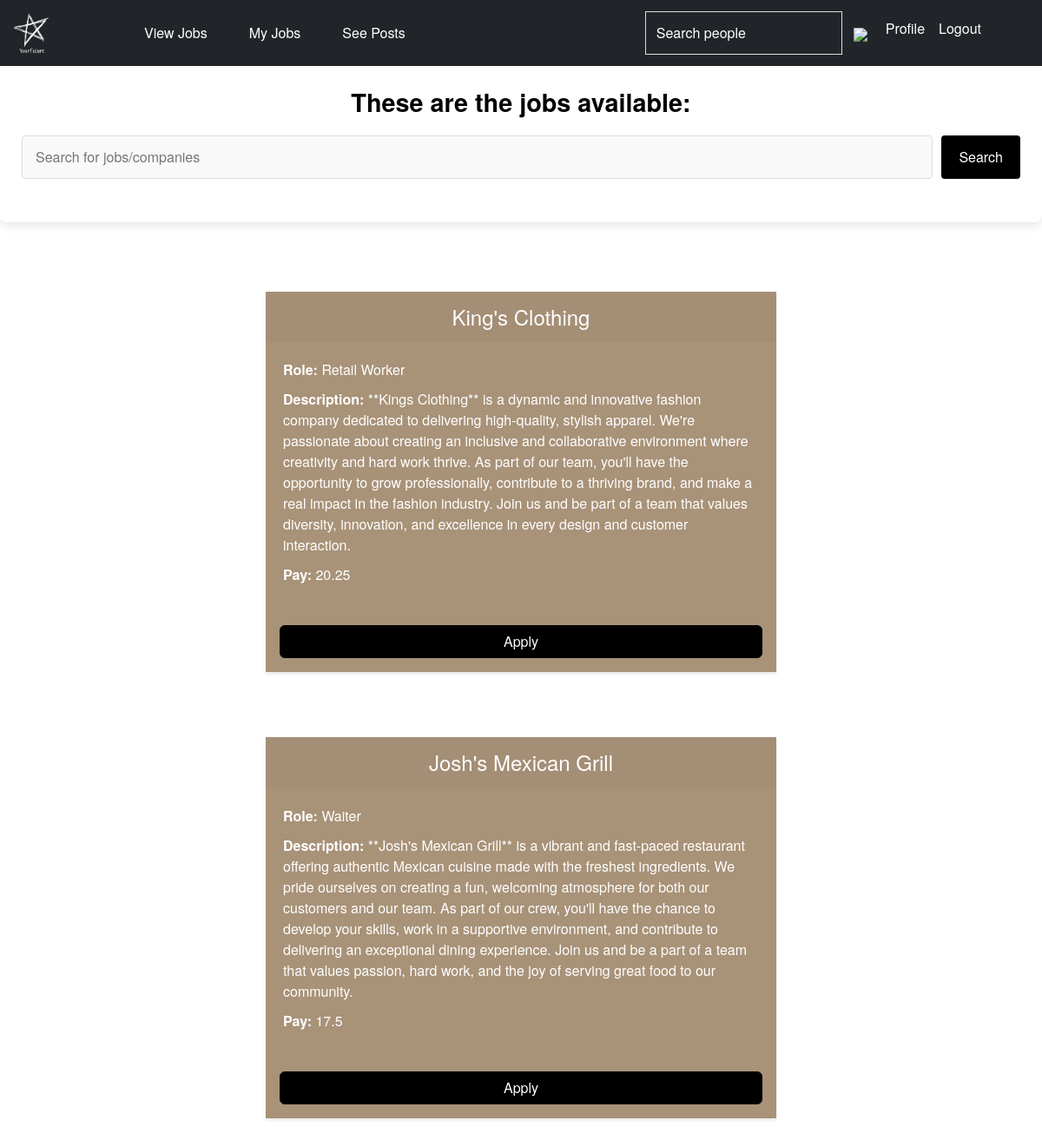
The app's page /viewjobs (signed in) with its own data.
### tables this page shows
CREATE TABLE "jobs" (
	"id"	INTEGER NOT NULL UNIQUE,
	"company"	TEXT NOT NULL,
	"company_role"	TEXT NOT NULL,
	"pay"	NUMERIC NOT NULL,
	"status"	TEXT,
	"added_by"	INTEGER NOT NULL,
	"Description"	TEXT NOT NULL,
	PRIMARY KEY("id" AUTOINCREMENT)
);

### blueprints/jobs.py (the view, shortened to what this page needs)
@login_required #decorater which requires user to be logged in to view
@jobs_bp.route('/viewjobs', methods = ["GET", "POST"])
def view_jobs():
    conn = get_db()
    cursor1 = conn.cursor()#cursor 1 interacts with the jobs table
    cursor2 = conn.cursor()#cursor 2 interacts with the intrested_jobs table
    interested_jobs_cursor = cursor2.execute("SELECT * FROM intrested_jobs WHERE user_id = ?", (session["user_id"], ))
    interested_jobs = []
    for interested_job in interested_jobs_cursor:
        interested_jobs.append(interested_job["job_id"])
    jobs = cursor1.execute("SELECT * FROM jobs WHERE status = ?",("approved",))
    portfolio = []
    for job in jobs:
        id = job["id"]
        check  = id in interested_jobs
        if not check:
            portfolio.append({"company":job["company"], "id":job["id"],"company_role":job["company_role"],"pay":job["pay"], "Description": job["Description"]})
    conn.close()
    return render_template('userview_jobs.html', portfolio=portfolio)

### db.py (called while the page is built)
def get_db():
    if not hasattr(g, 'sqlite_db'):
        g.sqlite_db = sqlite3.connect(Config.DATABASE, check_same_thread=False, timeout=10)
        g.sqlite_db.row_factory = sqlite3.Row
    return g.sqlite_db

### templates/userview_jobs.html (shortened to what this page needs)
{% extends "layout.html" %}
{% block main %}
<div class="custom-welcome">
    <h2>These are the jobs available:</h2>
    <div class="search-container">
        <form action="/search" method="GET">
            <input type="text" name="query" placeholder="Search for jobs/companies" required>
            <button type="submit">Search</button>
        </form>
    </div>
</div>
{% for job in portfolio %}
<div class="row justify-content-center">
    <div class="col-md-6 col-lg-6">
        <div class="card">
            <div class="card-header">
                <h2 class="text-center">{{ job.company }}</h2>
            </div>
            <div class="job">
                <p><strong>Role:</strong> {{ job.company_role }}</p>
                <p><strong>Description:</strong> {{ job.Description }}</p>
                <p><strong>Pay:</strong> {{ job.pay }}</p>
            </div>
            <button type="button" class="btn btn-primary m-3" data-bs-toggle="modal" data-bs-target="#addJobModal{{ job.id }}">
                Apply
            </button>
        </div>
    </div>
</div>
{% endfor %}
{% endblock %}

### static/style.css (style rules this page uses)
html, body { margin: 0; padding: 0; width: 100%; height: 100%; }
body { background-color: white; background-size: cover; background-position: center; background-repeat: no-repeat; background-attachment: fixed; font-family: 'Helvetica Neue', Arial, sans-serif; color:black; height: 100vh; }
.card { border: none; box-shadow: 0 4px 8px rgba(0, 0, 0, 0.1); margin-bottom: 25px; background-color: rgba(139, 110, 75, 0.75); color: white; border-radius: 0; overflow: hidden; transition: transform 0.2s, box-shadow 0.3s; }
.card-header { color: white; padding: 15px; border-bottom: none; }
.card-header h2 { margin: 0; font-size: 1.5rem; color: white; }
.job { padding: 20px; color: white; }
.job p { margin-bottom: 10px; font-size: 1rem; line-height: 1.5; }
.btn-primary { background-color: #000; border-color: #000; color: white; }
.card { box-shadow: 0 2px 4px rgba(0, 0, 0, 0.1); margin-top: 50px; justify-content: center; }
.custom-welcome { background-color: white; padding: 25px; border-radius: 8px; box-shadow: 0 4px 12px rgba(0, 0, 0, 0.1); margin-bottom: 30px; }
.custom-welcome h2 { text-align: center; color: #000; font-weight: 600; margin-bottom: 20px; font-size: 1.8rem; }

### templates/userview_jobs.html (style rules this page uses)
.search-container { margin-bottom: 25px; }
.search-container form { display: flex; gap: 10px; flex-wrap: wrap; }
.search-container input { flex: 1; padding: 12px 15px; border: 1px solid #ddd; border-radius: 4px; font-size: 16px; background-color: #f9f9f9; transition: border-color 0.3s; }
.search-container button { padding: 12px 20px; background-color: #000; color: white; border: none; border-radius: 4px; font-size: 16px; cursor: pointer; transition: background-color 0.3s, transform 0.2s; }
.card-header h2 { margin: 0; font-size: 1.5rem; color: white; }
.job { padding: 20px; color: white; }
.job p { margin-bottom: 10px; font-size: 1rem; line-height: 1.5; }
.btn-primary { background-color: #000; border-color: #000; color: white; font-weight: 500; transition: background-color 0.3s; }

### records on screen
jobs: company "King's Clothing", company_role "Retail Worker", Description "**Kings Clothing** is a dynamic and innovative fashion company dedicated to delivering high-quality, stylish apparel. We're passionate about creating an inclusive and collaborative environment where creativity and hard work thrive. As part of our team, you'll have the opportunity to grow professionally, contribute to a thriving brand, and make a real impact in the fashion industry. Join us and be part of a team that values diversity, innovation, and excellence in every design and customer interaction.", pay "20.25"
jobs: company "Josh's Mexican Grill", company_role "Waiter", Description "**Josh's Mexican Grill** is a vibrant and fast-paced restaurant offering authentic Mexican cuisine made with the freshest ingredients. We pride ourselves on creating a fun, welcoming atmosphere for both our customers and our team. As part of our crew, you'll have the chance to develop your skills, work in a supportive environment, and contribute to delivering an exceptional dining experience. Join us and be a part of a team that values passion, hard work, and the joy of serving great food to our community.", pay "17.5"
